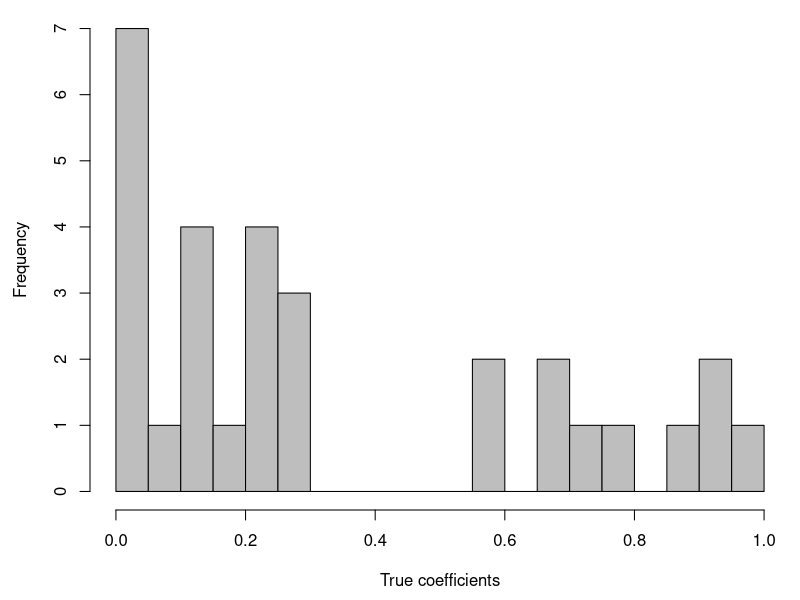

Generate this figure with R:
set.seed(0)
n = 50
p = 30
x = matrix(rnorm(n*p),nrow=n)

bstar = c(runif(10,0.5,1),runif(20,0,0.3))
mu = as.numeric(x%*%bstar)

par(mar=c(4.5,4.5,0.5,0.5))
hist(bstar,breaks=30,col="gray",main="",
xlab="True coefficients")

set.seed(1)
R = 100

fit = matrix(0,R,n)
err = numeric(R)

for (i in 1:R) {
cat(c(i,", "))
y = mu + rnorm(n)
ynew = mu + rnorm(n)

a = lm(y~x+0)
bls = coef(a)
fit[i,] = x%*%bls
err[i] = mean((ynew-fit[i,])^2)
}

prederr = mean(err)

bias = sum((colMeans(fit)-mu)^2)/n
var = sum(apply(fit,2,var))/n

bias
var
p/n
1 + bias + var
prederr
